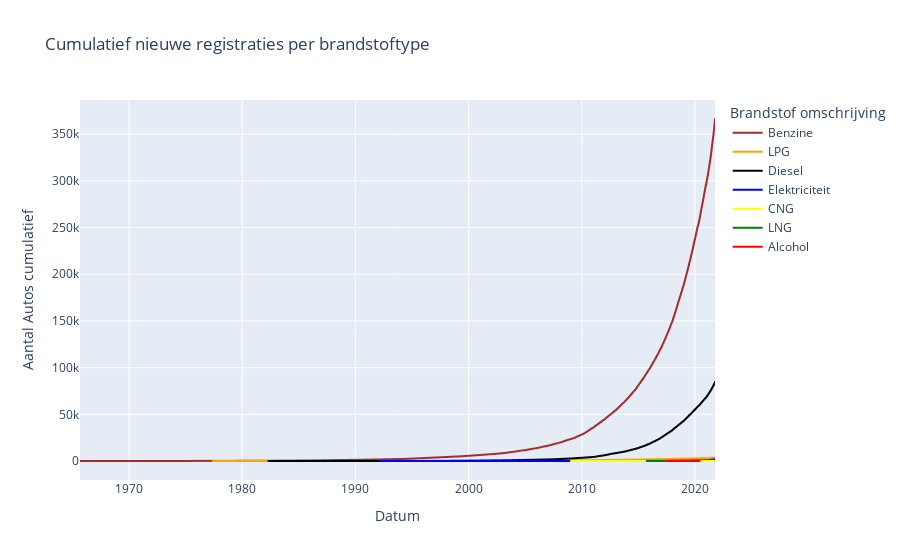

Write notebook code for a chart like this one.
### Code cell
import plotly.express as px

#merken = df_clean["Merk"].unique()
#merk = st.selectbox("Merk", merken)
merk = "CITROEN"
#[df_clean["Merk"] == merk]

df_plot = df_clean[df_clean["Merk"] == merk].groupby(["Brandstof omschrijving", "Datum tenaamstelling"])["Kenteken"].count().groupby("Brandstof omschrijving").cumsum()
df_plot = df_plot.to_frame()
df_plot = df_plot.reset_index(level = [0,1]).set_index("Datum tenaamstelling").sort_index()

fuel_color_map = {'Benzine' : "brown", 'Diesel': "black", 'LPG' : "orange", 'Elektriciteit': "blue", 'CNG': "yellow", 'Alcohol' : "red",
       'Waterstof' : "aqua", 'LNG' : "green"}

fig = px.line(df_plot[:], y="Kenteken",
              color="Brandstof omschrijving",
              title="Cumulatief nieuwe registraties per brandstoftype",
              color_discrete_map = fuel_color_map)

fig.update_layout(yaxis_title="Aantal Autos cumulatief", xaxis_title = "Datum")
fig.show()

df_plot.to_csv("line " + merk +".csv")

### Figure 1 — Plotly figure (JSON) as saved in the notebook; plotly's stock layout.template omitted (floating-point values rounded to 4 significant figures; data arrays with more than 128 entries replaced by an {"elided": "..."} marker saying what was removed)
{"data": [{"hovertemplate": "Brandstof omschrijving=Benzine<br>Datum tenaamstelling=%{x}<br>Kenteken=%{y}<extra></extra>", "legendgroup": "Benzine", "line": {"color": "brown", "dash": "solid"}, "marker": {"symbol": "circle"}, "mode": "lines", "name": "Benzine", "showlegend": true, "type": "scattergl", "x": {"elided": "10111 str values"}, "xaxis": "x", "y": {"elided": "10111 int values"}, "yaxis": "y"}, {"hovertemplate": "Brandstof omschrijving=LPG<br>Datum tenaamstelling=%{x}<br>Kenteken=%{y}<extra></extra>", "legendgroup": "LPG", "line": {"color": "orange", "dash": "solid"}, "marker": {"symbol": "circle"}, "mode": "lines", "name": "LPG", "showlegend": true, "type": "scattergl", "x": {"elided": "2643 str values"}, "xaxis": "x", "y": {"elided": "2643 int values"}, "yaxis": "y"}, {"hovertemplate": "Brandstof omschrijving=Diesel<br>Datum tenaamstelling=%{x}<br>Kenteken=%{y}<extra></extra>", "legendgroup": "Diesel", "line": {"color": "black", "dash": "solid"}, "marker": {"symbol": "circle"}, "mode": "lines", "name": "Diesel", "showlegend": true, "type": "scattergl", "x": {"elided": "5775 str values"}, "xaxis": "x", "y": {"elided": "5775 int values"}, "yaxis": "y"}, {"hovertemplate": "Brandstof omschrijving=Elektriciteit<br>Datum tenaamstelling=%{x}<br>Kenteken=%{y}<extra></extra>", "legendgroup": "Elektriciteit", "line": {"color": "blue", "dash": "solid"}, "marker": {"symbol": "circle"}, "mode": "lines", "name": "Elektriciteit", "showlegend": true, "type": "scattergl", "x": {"elided": "800 str values"}, "xaxis": "x", "y": {"elided": "800 int values"}, "yaxis": "y"}, {"hovertemplate": "Brandstof omschrijving=CNG<br>Datum tenaamstelling=%{x}<br>Kenteken=%{y}<extra></extra>", "legendgroup": "CNG", "line": {"color": "yellow", "dash": "solid"}, "marker": {"symbol": "circle"}, "mode": "lines", "name": "CNG", "showlegend": true, "type": "scattergl", "x": ["2009-01-21", "2009-03-02", "2009-05-08", "2010-04-23", "2012-02-22", "2012-09-03", "2012-11-10", "2012-12-31", "2013-08-24", "2014-05-24", "2014-07-05", "2014-08-07", "2014-11-22", "2015-03-20", "2015-07-23", "2015-08-05", "2015-08-17", "2015-08-24", "2015-09-02", "2015-09-15", "2015-09-30", "2015-10-22", "2015-12-02", "2016-05-11", "2016-06-20", "2016-08-15", "2016-08-22", "2016-09-01", "2016-09-09", "2016-09-23", "2016-12-07", "2017-01-07", "2017-01-16", "2017-01-30", "2017-02-16", "2017-09-23", "2017-09-26", "2017-11-01", "2017-11-02", "2017-11-16", "2017-11-21", "2017-12-31", "2018-01-15", "2018-01-29", "2018-02-12", "2018-04-09", "2018-04-20", "2018-04-21", "2018-06-09", "2018-10-04", "2018-10-28", "2018-11-23", "2018-11-24", "2019-01-29", "2019-02-28", "2019-03-27", "2019-05-16", "2019-06-07", "2019-06-20", "2019-09-13", "2019-10-11", "2019-10-24", "2019-12-20", "2019-12-24", "2019-12-28", "2020-01-24", "2020-01-27", "2020-02-03", "2020-02-21", "2020-03-09", "2020-03-24", "2020-05-06", "2020-11-05", "2020-12-28", "2021-01-11", "2021-01-23", "2021-01-29", "2021-01-31", "2021-03-20", "2021-03-29", "2021-04-14", "2021-05-02", "2021-05-06", "2021-06-08", "2021-06-18", "2021-06-28", "2021-07-09", "2021-07-14", "2021-07-16", "2021-07-20", "2021-07-29", "2021-08-05", "2021-08-26", "2021-09-15", "2021-09-16", "2021-09-21", "2021-09-27", "2021-09-28", "2021-10-04", "2021-10-07", "2021-10-09"], "xaxis": "x", "y": [1, 2, 3, 4, 5, 6, 7, 8, 9, 10, 11, 12, 13, 14, 15, 16, 17, 18, 19, 20, 21, 22, 23, 24, 25, 26, 27, 28, 29, 30, 31, 32, 33, 34, 35, 36, 37, 38, 39, 40, 41, 42, 43, 44, 45, 46, 47, 48, 49, 50, 51, 52, 53, 54, 55, 56, 57, 58, 59, 60, 61, 62, 63, 64, 65, 66, 67, 68, 69, 70, 71, 72, 73, 74, 75, 76, 77, 78, 79, 80, 81, 82, 83, 84, 85, 86, 87, 88, 89, 90, 91, 92, 93, 94, 95, 96, 97, 98, 99, 100, 101], "yaxis": "y"}, {"hovertemplate": "Brandstof omschrijving=LNG<br>Datum tenaamstelling=%{x}<br>Kenteken=%{y}<extra></extra>", "legendgroup": "LNG", "line": {"color": "green", "dash": "solid"}, "marker": {"symbol": "circle"}, "mode": "lines", "name": "LNG", "showlegend": true, "type": "scattergl", "x": ["2015-09-28", "2018-01-31"], "xaxis": "x", "y": [1, 2], "yaxis": "y"}, {"hovertemplate": "Brandstof omschrijving=Alcohol<br>Datum tenaamstelling=%{x}<br>Kenteken=%{y}<extra></extra>", "legendgroup": "Alcohol", "line": {"color": "red", "dash": "solid"}, "marker": {"symbol": "circle"}, "mode": "lines", "name": "Alcohol", "showlegend": true, "type": "scattergl", "x": ["2017-06-07", "2020-06-06"], "xaxis": "x", "y": [1, 2], "yaxis": "y"}], "layout": {"legend": {"title": {"text": "Brandstof omschrijving"}, "tracegroupgap": 0}, "title": {"text": "Cumulatief nieuwe registraties per brandstoftype"}, "xaxis": {"anchor": "y", "domain": [0.0, 1.0], "title": {"text": "Datum"}}, "yaxis": {"anchor": "x", "domain": [0.0, 1.0], "title": {"text": "Aantal Autos cumulatief"}}}}
